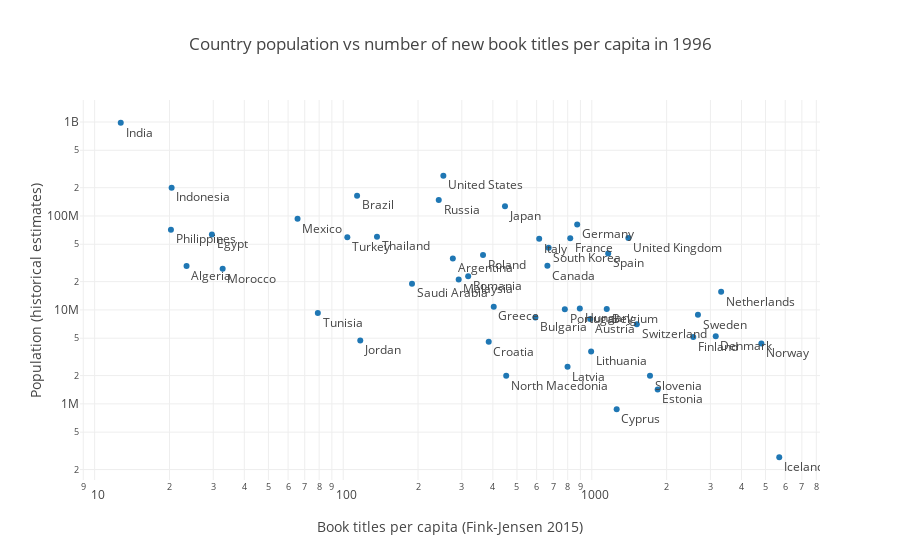

Notebook code for this chart:
### Code cell
scatter_figure = px.scatter(data_frame=data,
                 x="Book titles per capita (Fink-Jensen 2015)",
                 y="Population (historical estimates)",
                 text="Entity",
                 log_x=True,
                 log_y=True,
                 template="none",
                 title="Country population vs number of new book titles per capita in 1996")
scatter_figure.update_traces(textposition="bottom right")
scatter_figure.show()

### Figure 1 — Plotly figure (JSON) as saved in the notebook; plotly's stock layout.template omitted (floating-point values rounded to 4 significant figures)
{"data": [{"hovertemplate": "Book titles per capita (Fink-Jensen 2015)=%{x}<br>Population (historical estimates)=%{y}<br>Entity=%{text}<extra></extra>", "legendgroup": "", "marker": {"color": "#1F77B4", "symbol": "circle"}, "mode": "markers+text", "name": "", "orientation": "v", "showlegend": false, "text": ["Algeria", "Argentina", "Austria", "Belgium", "Brazil", "Bulgaria", "Canada", "Croatia", "Cyprus", "Denmark", "Egypt", "Estonia", "Finland", "France", "Germany", "Greece", "Hungary", "Iceland", "India", "Indonesia", "Italy", "Japan", "Jordan", "Latvia", "Lithuania", "Malaysia", "Mexico", "Morocco", "Netherlands", "North Macedonia", "Norway", "Philippines", "Poland", "Portugal", "Romania", "Russia", "Saudi Arabia", "Slovenia", "South Korea", "Spain", "Sweden", "Switzerland", "Thailand", "Tunisia", "Turkey", "United Kingdom", "United States"], "textposition": "bottom right", "type": "scatter", "x": [23.42, 276.0, 985.5, 1149.0, 113.7, 593.1, 662.8, 384.9, 1259.0, 3152.0, 29.63, 1841.0, 2559.0, 819.0, 873.3, 403.2, 894.8, 5677.0, 12.73, 20.4, 614.2, 447.5, 117.1, 798.7, 993.6, 291.4, 65.5, 32.73, 3314.0, 452.5, 4810.0, 20.27, 365.1, 779.0, 318.2, 242.3, 189.1, 1714.0, 670.5, 1164.0, 2673.0, 1517.0, 136.7, 79.04, 103.9, 1403.0, 252.8], "xaxis": "x", "y": [29266415, 35246376, 8017852, 10208265, 164614682, 8291969, 29457820, 4574888, 873426, 5254857, 63601632, 1417741, 5136984, 58012055, 81323666, 10832139, 10332451, 270144, 982365248, 199901231, 57065231, 126644099, 4732848, 2478832, 3603756, 21017619, 93147045, 27383472, 15563252, 1989441, 4393217, 71401743, 38509672, 10134016, 22805706, 148020852, 19033843, 1988580, 45751023, 39908962, 8859180, 7038027, 60130190, 9267335, 59423278, 58113554, 268335007], "yaxis": "y"}], "layout": {"legend": {"tracegroupgap": 0}, "title": {"text": "Country population vs number of new book titles per capita in 1996"}, "xaxis": {"anchor": "y", "domain": [0, 1], "title": {"text": "Book titles per capita (Fink-Jensen 2015)"}, "type": "log"}, "yaxis": {"anchor": "x", "domain": [0, 1], "title": {"text": "Population (historical estimates)"}, "type": "log"}}}
